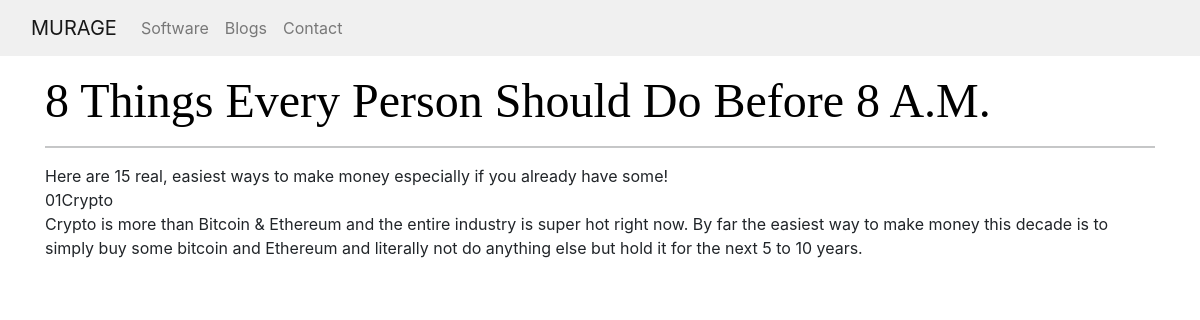
The app's page /blogs/blog/2/ with its own data.
### blogs/models.py (models this page shows, shortened)
class Blog(models.Model):
    topic = models.CharField(max_length=150)
    text = models.TextField()
    date_added = models.DateTimeField(auto_now_add=True)

### blogs/views.py (the view)
# urls.py: path('blog/<int:blog_id>/', views.blog, name='blog'),
def blog(request, blog_id):
    blog = Blog.objects.get(id=blog_id)
    context = {'blog': blog}
    return render(request, 'mypage/blog.html', context)

### mypage/templates/mypage/blog.html
{% extends 'mypage/base.html' %}
{% block content %}
{% include 'mypage/navbar.html' %}
<br>
<br>
<br>
<div class="container">
    <h4 class="ut header-text">{{blog.topic}}</h4>
    <hr>
    <p class="blog-text" id="bt">{{blog.text|linebreaks}}</p>
</div>
{% endblock content %}

### static/css/style.css (style rules this page uses)
body { font-size: 1rem; padding-top: 0px; margin: 0px; font-family: "Gravity-Regular"; }
.header-text { color: black; font-weight: 700; letter-spacing: 0px; }
.ut { font-weight: 400; font-style: normal; font-size: 48px; font-family: fell, Georgia, Cambria, "Times New Roman", Times, serif; }
.blog-text { font-size: 21px; font-style: normal; color: rgba(41, 41, 41, 1); letter-spacing: -0.003em; font-weight: 400; }
#bt { font-family: fell, Georgia, Cambria, "Times New Roman", Times, serif; color: rgba(41, 41, 41, 1); font-weight: 400; }

### records on screen
Blog: topic "8 Things Every Person Should Do Before 8 A.M.", text "Here are 15 real, easiest ways to make money especially if you already have some! 01Crypto Crypto is more than Bitcoin & Ethereum and the entire industry is super hot right now. By far the easiest way to make money this decade is to simply buy some bitcoin and Ethereum and literally not do anything else but hold it for the next 5 to 10 years."
